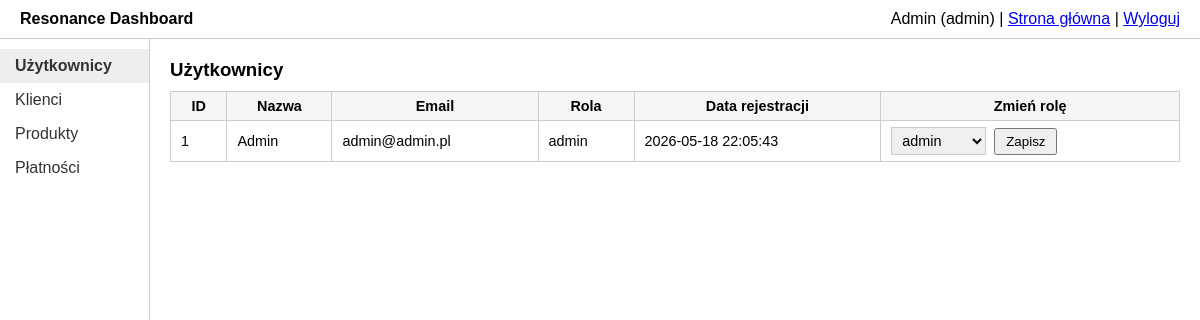
The page /pages/dashboard.php?section=uzytkownicy (signed in) on the database as committed earlier.
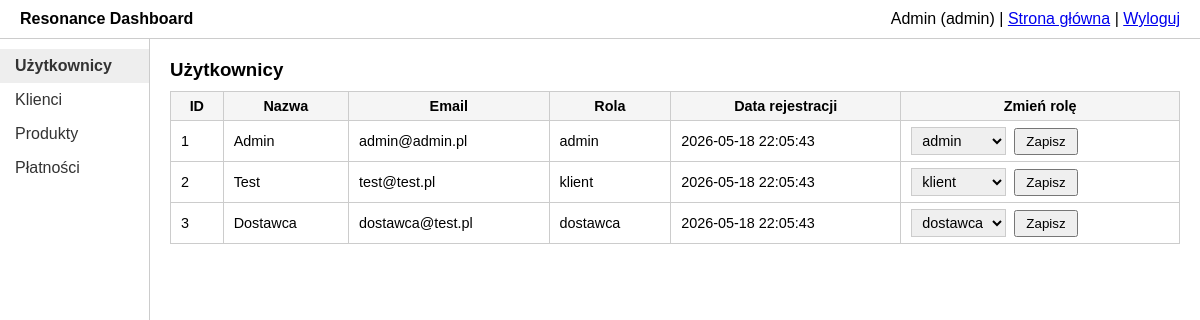
The same page on the database as committed later.
### tables this page shows
CREATE TABLE IF NOT EXISTS users (
    id         INT AUTO_INCREMENT PRIMARY KEY,
    name       VARCHAR(100) NOT NULL,
    email      VARCHAR(150) NOT NULL UNIQUE,
    password   VARCHAR(255) NOT NULL,
    role_id    INT DEFAULT 4,
    created_at TIMESTAMP DEFAULT CURRENT_TIMESTAMP,
    FOREIGN KEY (role_id) REFERENCES roles(id)
);

CREATE TABLE IF NOT EXISTS roles (
    id   INT AUTO_INCREMENT PRIMARY KEY,
    name VARCHAR(50) NOT NULL UNIQUE
);

### pages/dashboard.php (the view, shortened to what this page needs)
<?php
$db = getDB();
if (isset($_GET['sort'])) {
    $sort = $_GET['sort'];
} else {
    $sort = 'id';
}
if ($sort !== 'name' && $sort !== 'price') {
    $sort = 'id';
}
if (isset($_GET['section'])) {
    $section = $_GET['section'];
} else {
    $section = 'produkty';
}
$products = $db->query("SELECT p.*, c.name AS category_name FROM products p LEFT JOIN categories c ON p.category_id = c.id ORDER BY p.$sort ASC");
$categories = $db->query("SELECT * FROM categories");
$users = $db->query("SELECT u.id, u.name, u.email, u.created_at, r.name AS role_name, r.id AS role_id FROM users u JOIN roles r ON u.role_id = r.id ORDER BY u.id ASC");
?>
<!DOCTYPE html>
<html lang="pl">
<head>
</head>
<body>
    <div id="header">
        <strong>Resonance Dashboard</strong>
        <span>
            <?php echo $_SESSION['user_name']; ?> (<?php echo $_SESSION['user_role']; ?>)
            | <a href="../index.php">Strona główna</a>
            | <a href="logout.php">Wyloguj</a>
        </span>
    </div>
    <div id="layout">
        <div id="sidebar">
            <?php if ($section === 'uzytkownicy') { ?>
                <a href="dashboard.php?section=uzytkownicy" class="active">Użytkownicy</a>
            <?php } else { ?>
                <a href="dashboard.php?section=uzytkownicy">Użytkownicy</a>
            <?php } ?>
            <?php if ($section === 'klienci') { ?>
                <a href="dashboard.php?section=klienci" class="active">Klienci</a>
            <?php } else { ?>
                <a href="dashboard.php?section=klienci">Klienci</a>
            <?php } ?>
            <?php if ($section === 'produkty') { ?>
                <a href="dashboard.php?section=produkty" class="active">Produkty</a>
            <?php } else { ?>
                <a href="dashboard.php?section=produkty">Produkty</a>
            <?php } ?>
            <?php if ($section === 'platnosci') { ?>
                <a href="dashboard.php?section=platnosci" class="active">Płatności</a>
            <?php } else { ?>
                <a href="dashboard.php?section=platnosci">Płatności</a>
            <?php } ?>
        </div>
        <div id="content">
            <?php if ($section === 'produkty') { ?>
                <h3>Dodaj produkt</h3>
                <form method="POST" enctype="multipart/form-data">
                    <input type="hidden" name="action" value="add">
                    Nazwa: <input type="text" name="name" required>
                    Kategoria: <select name="category_id">
                        <?php while ($cat = $categories->fetch_assoc()) { ?>
                            <option value="<?php echo $cat['id']; ?>"><?php echo $cat['name']; ?></option>
                        <?php } ?>
                    </select>
                    Cena: <input type="number" name="price" step="0.01" required>
                    Stan: <input type="number" name="stock" value="0">
                    Zdjęcie: <input type="file" name="image" accept="image/*">
                    <button type="submit">Dodaj</button>
                </form>
                <hr>
                <h3>Lista produktów</h3>
                Sortuj:
                <a href="?section=produkty&sort=name">Nazwa</a> |
                <a href="?section=produkty&sort=price">Cena</a> |
                <a href="?section=produkty&sort=id">Domyślnie</a>
                <table>
                    <tr>
                        <th>ID</th>
                        <th>Zdjęcie</th>
                        <th>Nazwa</th>
                        <th>Kategoria</th>
                        <th>Cena</th>
                        <th>Stan</th>
                        <th>Akcja</th>
                    </tr>
                    <?php while ($p = $products->fetch_assoc()) { ?>
                        <tr>
                            <td><?php echo $p['id']; ?></td>
                            <td>
                                <?php if ($p['image'] !== '') { ?>
                                    <img src="../uploads/<?php echo $p['image']; ?>" width="50">
                                <?php } else { ?>
                                    brak
                                <?php } ?>
                            </td>
                            <td><?php echo $p['name']; ?></td>
                            <td><?php echo $p['category_name']; ?></td>
                            <td><?php echo $p['price']; ?> zł</td>
                            <td><?php echo $p['stock']; ?></td>
                            <td>
                                <form method="POST">
                                    <input type="hidden" name="action" value="delete">
                                    <input type="hidden" name="id" value="<?php echo $p['id']; ?>">
                                    <button type="submit" onclick="return confirm('Usunąć?')">Usuń</button>
                                </form>
                            </td>
                        </tr>
                    <?php } ?>
                </table>
            <?php } elseif ($section === 'uzytkownicy') { ?>
                <h3>Użytkownicy</h3>
                <?php if ($_SESSION['user_role'] !== 'admin') { ?>
                    <p>Tylko admin może zarządzać użytkownikami.</p>
                <?php } else { ?>
                    <table>
                        <tr>
                            <th>ID</th>
                            <th>Nazwa</th>
                            <th>Email</th>
                            <th>Rola</th>
                            <th>Data rejestracji</th>
                            <th>Zmień rolę</th>
                        </tr>
                        <?php while ($u = $users->fetch_assoc()) { ?>
                            <tr>
                                <td><?php echo $u['id']; ?></td>
                                <td><?php echo $u['name']; ?></td>
                                <td><?php echo $u['email']; ?></td>
                                <td><?php echo $u['role_name']; ?></td>
                                <td><?php echo $u['created_at']; ?></td>
                                <td>
                                    <form method="POST">
                                        <select name="role_id">
                                            <?php
                                            $roles_fresh = $db->query("SELECT * FROM roles");
                                            while ($r = $roles_fresh->fetch_assoc()) {
                                                if ($r['id'] == $u['role_id']) {
                                                    echo '<option value="' . $r['id'] . '" selected>' . $r['name'] . '</option>';
                                                } else {
                                                    echo '<option value="' . $r['id'] . '">' . $r['name'] . '</option>';
                                                }
                                            }
                                            ?>
                                        </select>
                                        <button type="submit">Zapisz</button>
                                    </form>
                                </td>
                            </tr>
                        <?php } ?>
                    </table>
                <?php } ?>
            <?php } elseif ($section === 'klienci') { ?>
                <h3>Klienci</h3>
            <?php } elseif ($section === 'platnosci') { ?>
                <h3>Płatności</h3>
            <?php } ?>
        </div>
    </div>
</body>
</html>

### pages/dashboard.php (style rules this page uses)
* { box-sizing: border-box; margin: 0; padding: 0; }
body { font-family: sans-serif; }
#header { padding: 10px 20px; border-bottom: 1px solid #ccc; display: flex; justify-content: space-between; align-items: center; }
#layout { display: flex; height: calc(100vh - 41px); }
#sidebar { width: 150px; border-right: 1px solid #ccc; padding-top: 10px; }
#sidebar a { display: block; padding: 8px 15px; text-decoration: none; color: #333; }
#sidebar a.active { background: #eee; font-weight: bold; }
#content { padding: 20px; flex: 1; overflow-y: auto; }
table { border-collapse: collapse; width: 100%; margin-top: 10px; }
th, td { border: 1px solid #ccc; padding: 6px 10px; font-size: 0.9rem; }
th { background: #f5f5f5; }
input, select { padding: 4px 6px; border: 1px solid #ccc; margin-right: 4px; font-size: 0.9rem; }
button { padding: 4px 10px; cursor: pointer; }

Rows that differ between the two databases and show on the page:
added users: id "2", name "Test", email "test@test.pl", role.name "klient", created_at "2026-05-18 22:05:43"
added users: id "3", name "Dostawca", email "dostawca@test.pl", role.name "dostawca", created_at "2026-05-18 22:05:43"
